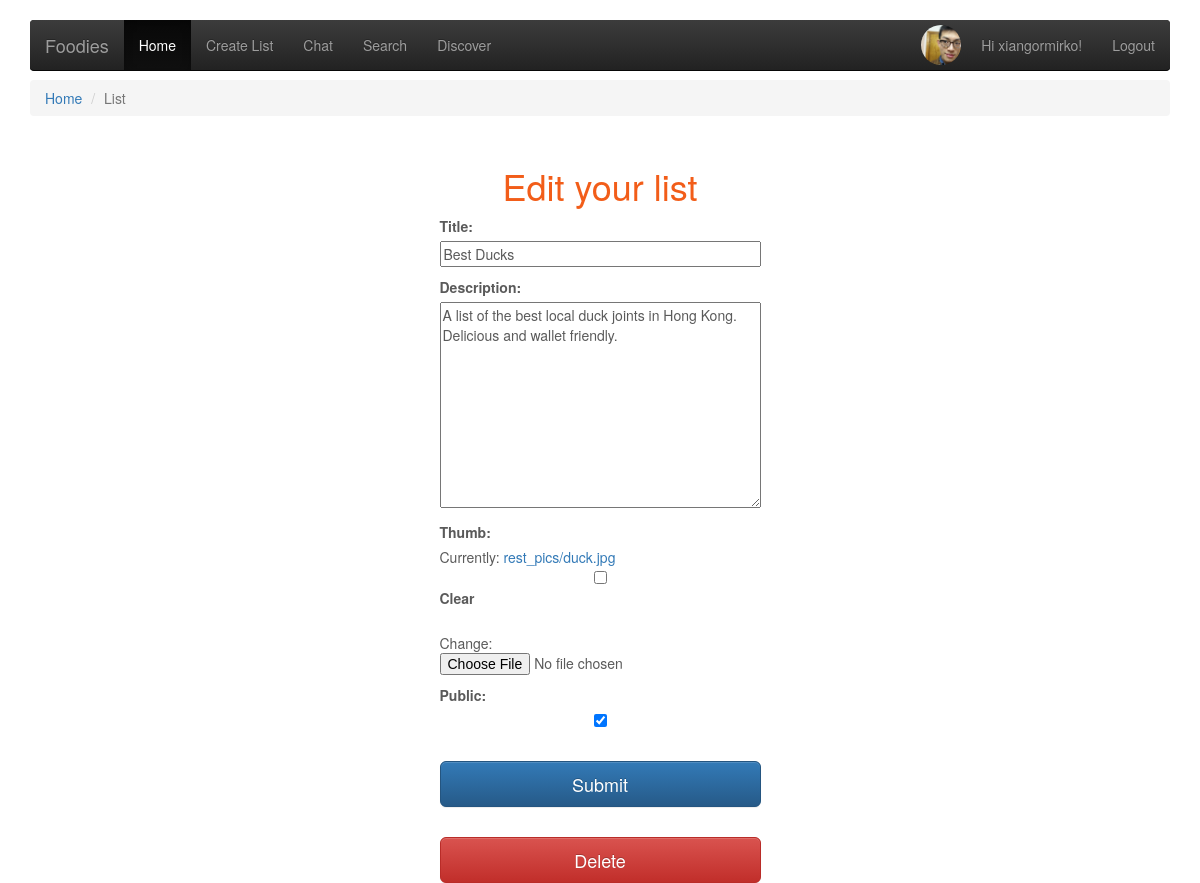
/lists/edit_list/2/ (signed in), run on an earlier commit of the app's database.
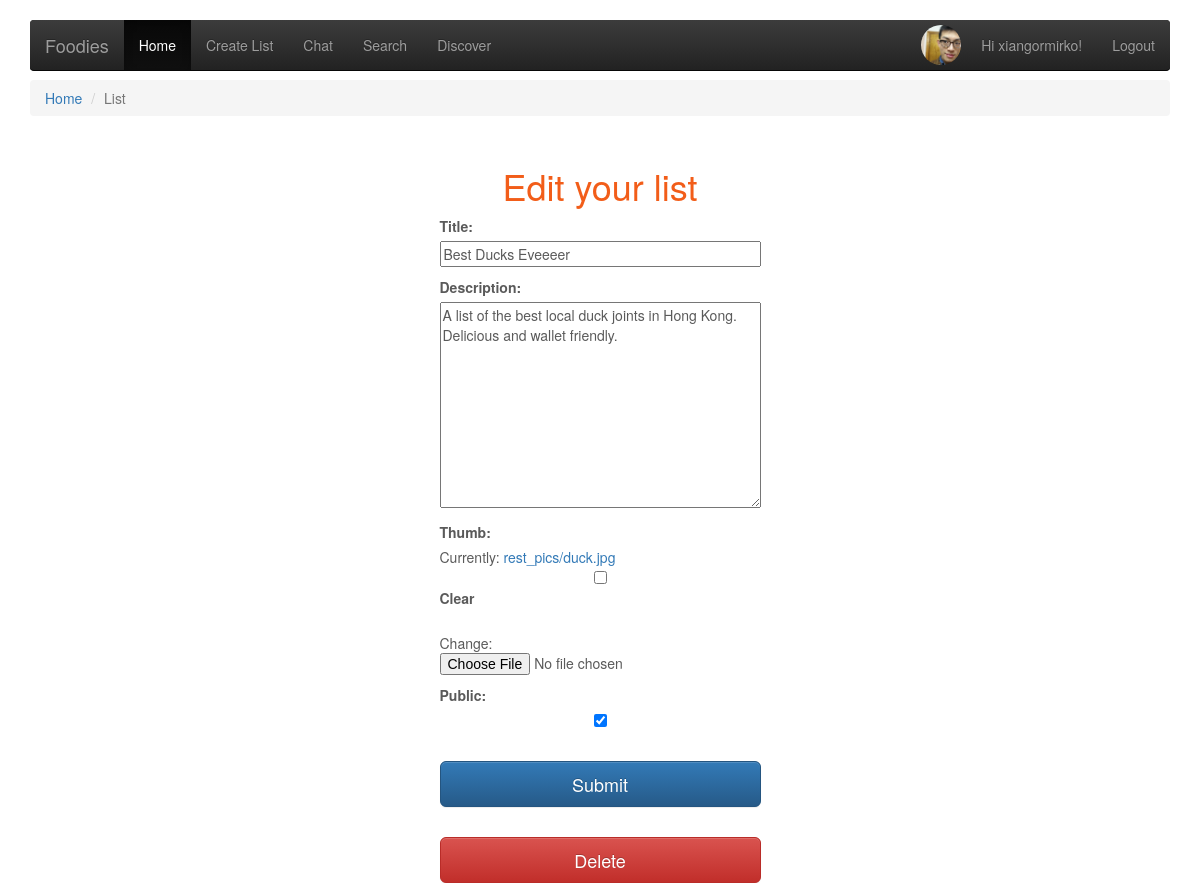
And on a later commit of the database.
### rest_lists/models.py (models this page shows, shortened)
class List(models.Model):
    created_at = models.DateTimeField(auto_now_add=True)
    title = models.CharField(max_length=255, validators=[validators.MaxLengthValidator(100)])
    description = models.TextField()
    public = models.BooleanField(default=False)
    owner = models.ForeignKey(User)
    tags = TaggableManager(blank=True)
    thumb = models.ImageField(upload_to='rest_pics', blank=True)
    likes = models.IntegerField(default=0)

### rest_lists/views.py (the view, shortened to what this page needs)
# urls.py: url(r'edit_list/(?P<list_pk>\d+)/$', views.list_edit,
@login_required
def list_edit(request, list_pk):
    edit = True
    list = get_object_or_404(models.List, pk=list_pk)
    form = forms.ListForm(instance=list)
    return render(request, 'rest_lists/list_form.html', {'form': form, 'user': request.user, 'edit':edit})

### rest_lists/forms.py
class ListForm(forms.ModelForm):
    class Meta:
        model = models.List
        fields = [
            'title',
            'description',
            'tags',
            'thumb',
            'public',
        ]

### rest_lists/templates/rest_lists/list_form.html (shortened to what this page needs)
{% extends 'layout.html' %}
{% load static from staticfiles %}
{% block content %}
    <ol class="breadcrumb">
        <li><a href="/lists/">Home</a></li>
        <li class="active">List</li>
    </ol>
    <div class='register_form_container'>
        {% if edit %}
            <h1>Edit your list</h1>
        {% else %}
            <h1>Create a shiny new list</h1>
        {% endif %}
        <form id="list_form" method="POST" action="" enctype="multipart/form-data">
            {{ form.as_p }}
            <input type="submit" id="register_btn" class='btn btn-lg btn-primary btn-block' name="submit"
                   value="Submit"/>
            {% if edit %}
                <input type="submit" id="delete_btn" class='btn btn-lg btn-danger' name="delete_btn" value="Delete"/>
            {% endif %}
        </form>
    </div>
{% endblock %}

What changed in the data, as far as the page shows it:
changed List: title "Best Ducks" → "Best Ducks Eveeeer"
